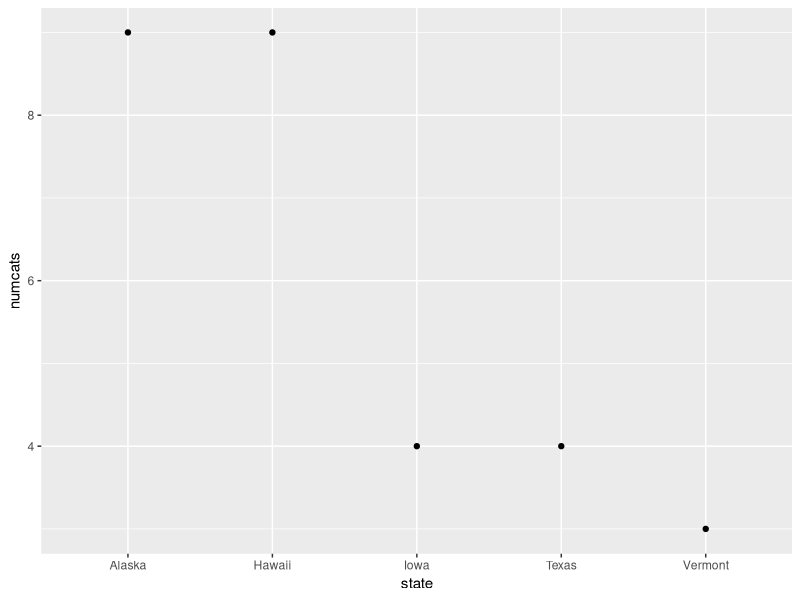

Recreate this plot in R.
# 590A Data Science ------
## Coding with Style ------
### 15 September 2021 ------

#Fix this script, using good coding convention. 

#This is a made-up dataset, so you can create any story and associated meaningful variable and filenames to go with it. 
#Put this script into the format for the Outline feature in RStudio

# 1. Load libraries --------

library(ggplot2)
library(lme4)

# 2. Create dataset ---------

statecats <- data.frame(state = c('Iowa', 'Vermont', 'Hawaii', 'Texas','Alaska'),
                  statebird = c('American Goldfinch', 'Hermit Thrush', 'Nene',
                                'Northern Mockingbird', 'Willow Ptarmigan'),
                  snow = c(1, 1, 0, 0, 1),
                  numcats = sample(3:10, 5, replace=TRUE))

# 3. Explore dataset ---------

ggplot(statecats, aes(state, numcats)) +
  geom_point()

# 4. Create new column ---------

statecats$maxcats <- 10

# 5. Analyze dataset ---------

snowcat_mod <- glm(snow ~ numcats, family = binomial, data = statecats)
summary(snowcat_mod)

# 6. Create a csv file ---------

write.csv(statecats, "statecats.csv")
